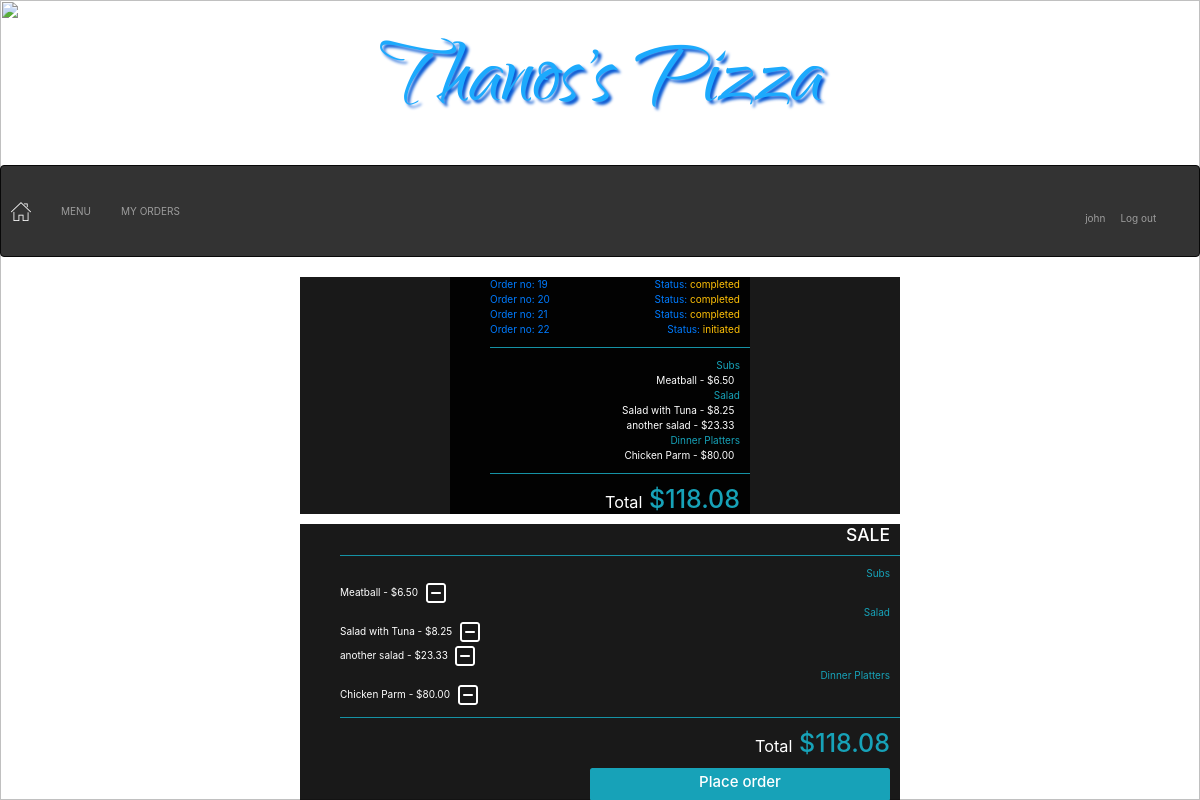
Page /my_orders/21 (signed in) on the committed database.
### orders/models.py (models this page shows, shortened)
class User_order(models.Model):
    user=models.ForeignKey(User,on_delete=models.CASCADE)
    order_number=models.IntegerField()
    topping_allowance=models.IntegerField(default=0)
    status=models.CharField(max_length=64,default='initiated')

class Order2(models.Model):
    user=models.ForeignKey(User,on_delete=models.CASCADE)
    number=models.IntegerField()
    category=models.CharField(max_length=64,null=True)
    name=models.CharField(max_length=64)
    price=models.DecimalField(max_digits=4,decimal_places=2)
    def __str__(self):
        return f"{self.name} - ${self.price} "

### orders/views.py (the view)
# urls.py: path("my_orders/<str:order_number>", views.my_orders, name="my_orders"),
def my_orders(request,order_number):
    context = {
        "Checkout":Order2.objects.filter(user=request.user,number=order_number),
        "Checkout_category":Order2.objects.filter(user=request.user,number=order_number).values_list('category').distinct(),
        "Total":list(Order2.objects.filter(user=request.user,number=order_number).aggregate(Sum('price')).values())[0],
        "user":request.user,
        "Category": Category.objects.all(),
        "Order_number":order_number,
        "All_orders":User_order.objects.filter(user=request.user),
        "Status":User_order.objects.get(user=request.user,order_number=order_number).status
    }
    return render(request,"my_orders.html",context)

### orders/models.py (called while the page is built)
    def __str__(self):
        return f"{self.name}"

### orders/templates/my_orders.html (shortened to what this page needs)
{% extends "layout.html" %}
{% block body%}
    <div id='my_orders_container' class='w-50 mx-auto'>
        <div class=' text-left pr-3'>
            <ul >
                {% for number in All_orders%}
                <a href="{% url 'my_orders' number.order_number %}"><li ><span>Order no: {{number.order_number}}</span><span class='float-right'>Status: <span class='text-warning'>{{number.status}}</span></span></li></a>
                {% endfor %}
            </ul>
        </div>
        <ul>
            <hr class='bg-info'>
            {% for check_cat in Checkout_category %}
                <li class='text-info text-right pr-3'>{{check_cat|cut:"("|cut:")"|cut:","|cut:"'"}}</li>
                {% for row in Checkout %}
                {% if row.category == check_cat|cut:"("|cut:")"|cut:","|cut:"'"  %}
                <li class='pr-3 text-right'>{{row}}&nbsp;</li>
                {% endif %}
                {% endfor %}
            {% endfor %}
            <hr class='bg-info'>
            <li class='text-info text-right pr-3 '><h1><small class='text-white'>Total</small> ${{Total|floatformat:2}}</h1></li>
        </ul>
    </div>
    {% endblock %}

### orders/templates/layout.html (shortened to what this page needs)
<!DOCTYPE html>
<html style="height:100%">
<head>
    {% load static %}
    <link rel="stylesheet" type="text/css" href="{% static 'styles.css' %}">
    <link rel="stylesheet" href="https://maxcdn.bootstrapcdn.com/bootstrap/4.1.3/css/bootstrap.min.css">
    <link rel="stylesheet" href="https://maxcdn.bootstrapcdn.com/bootstrap/3.4.0/css/bootstrap.min.css">
    <link rel="stylesheet" href="https://stackpath.bootstrapcdn.com/bootstrap/4.2.1/css/bootstrap.min.css">
</head>
<body style="height:100%">
    {% if Category %}
    <p id='logo' class='text-center m-0 weight-bold'><a href="{% url 'index' %}">Thanos's Pizza</a></p>
      {% if not user.is_superuser %}
      <nav class="navbar navbar-inverse navbar-expand-lg" style="background-color: #333;">
          <a  href="{% url 'index' %}"><img src="{% static 'home.png' %}"></a>
          <div class="collapse navbar-collapse" id="navbarNavDropdown">
            <ul class="navbar-nav mr-auto">
              <li class="nav-item dropdown">
                <a class=" navbar-text" href="#" id="navbarDropdownMenuLink" role="button" data-toggle="dropdown" aria-haspopup="true" aria-expanded="false">
                  MENU
                </a>
              </li>
              <li class="nav-item">
                <a  class="navbar-text"  href="{% url 'my_orders' Order_number %}">MY ORDERS</a>
              </li>
            </ul>
            <ul class="navbar-nav ml-auto">
              <a class="navbar-nav ml-auto navbar-text" href=#>{{user.username}}</a>
              <a class="navbar-nav ml-auto navbar-text" href="{% url 'logout' %}"> Log out&nbsp;</a>
            </ul>
          </div>
          </nav>
          <div id='center_box' class='w-50  mx-auto  '>
              {% block body%}
              {% endblock %}
          </div>
          <div id='center_box' class='w-50  mx-auto'>
          {% if Checkout_category %}
              <h3 class=' text-right pr-3'>SALE</h3>
              <ul >
                  <hr class='bg-info'>
                  {% for check_cat in Checkout_category %}
                      <li class='text-info text-right pr-3'>{{check_cat|cut:"("|cut:")"|cut:","|cut:"'"}}</li>
                      {% for row in Checkout %}
                      {% if row.category == check_cat|cut:"("|cut:")"|cut:","|cut:"'"  %}
                      <li class='pr-3'>{{row}}&nbsp;<a href="{% url 'delete' row.category row.name row.price %}"><img class='plus rounded' src="{% static 'minus.png' %}"></a></li>
                      {% endif %}
                      {% endfor %}
                  {% endfor %}
                  <hr class='bg-info'>
                  <li class='text-info text-right pr-3 '><h1><small class='text-white'>Total</small> ${{Total|floatformat:2}}</h1></li>
              </ul>
              <a id='place_order'  href="{% url 'my_orders' Order_number %}"><div  class='bg-info w-50 rounded p-2  ml-auto mr-3 text-center text-white '><h4>Place order</h4></div></a>
          {% endif %}
          </div>
      {% endif %}
{% endif %}
</body>
</html>

### orders/static/styles.css (style rules this page uses)
#logo { padding:0px; font-family: webLogo ; font-size: 110px; text-shadow: 3px 3px 3px rgb(5, 87, 211); }
#logo a:link, #place_order:link, #confirm_order:link { color:rgb(28, 170, 253); }
#center_box { background-color: rgba(0, 0, 0, 0.9); color: white; }
li { list-style-type: none; }
#my_orders_container { background-color: rgba(0, 0, 0, 0.9); color: white; }

### rows in the picture
User_order: order_number "19", status "completed"
User_order: order_number "20", status "completed"
User_order: order_number "21", status "completed"
User_order: order_number "22", status "initiated"
Order2: name+price "Meatball - $6.50"
Order2: name+price "Salad with Tuna - $8.25"
Order2: name+price "another salad - $23.33"
Order2: name+price "Chicken Parm - $80.00"

### other values in the picture
{{ user.username }} "john"
{{ check_cat|cut:"("|cut:")"|cut:","|cut:"'" }} "Subs" "Salad" "Dinner Platters"
{{ Total|floatformat:2 }} "118.08"
